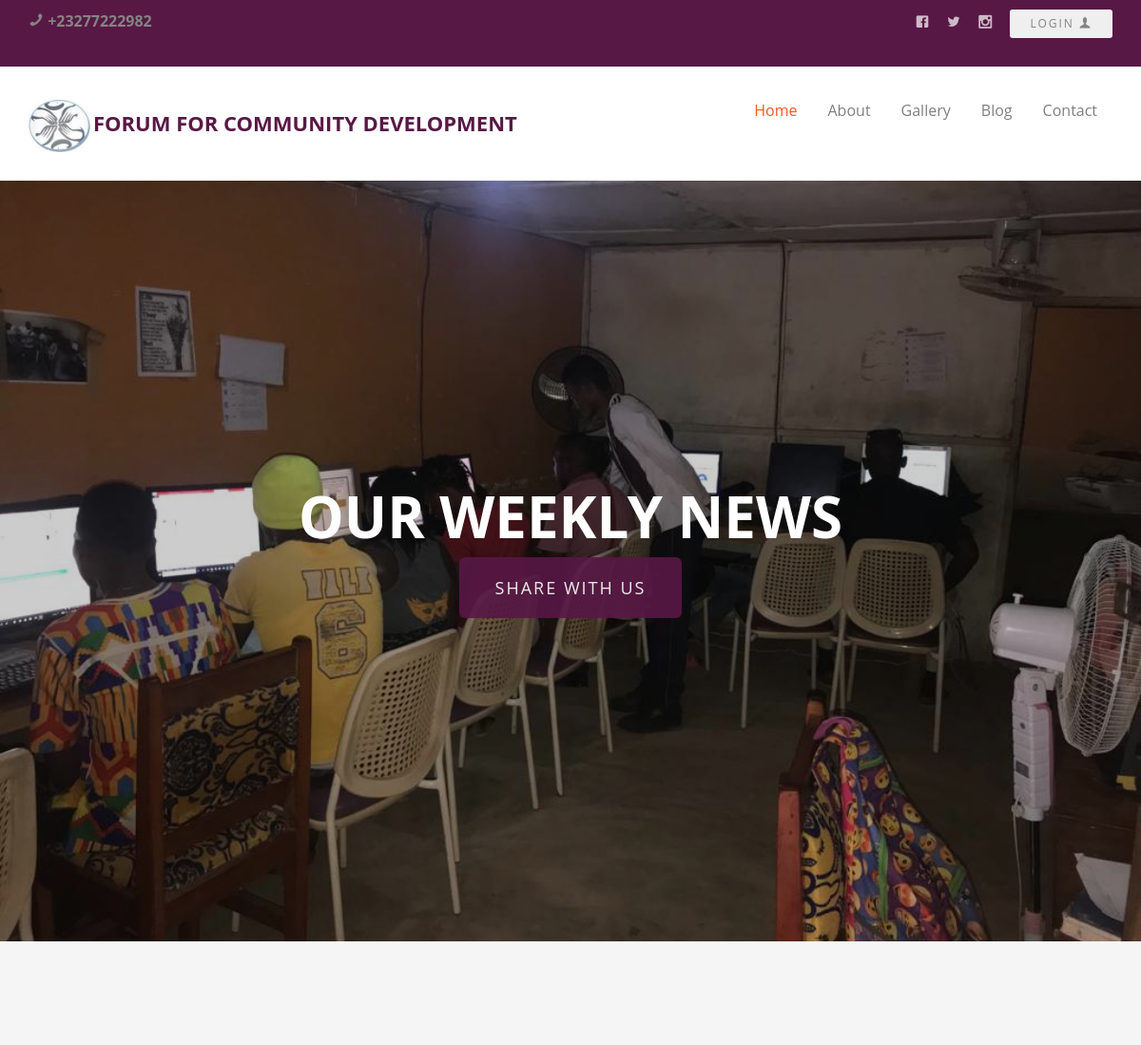
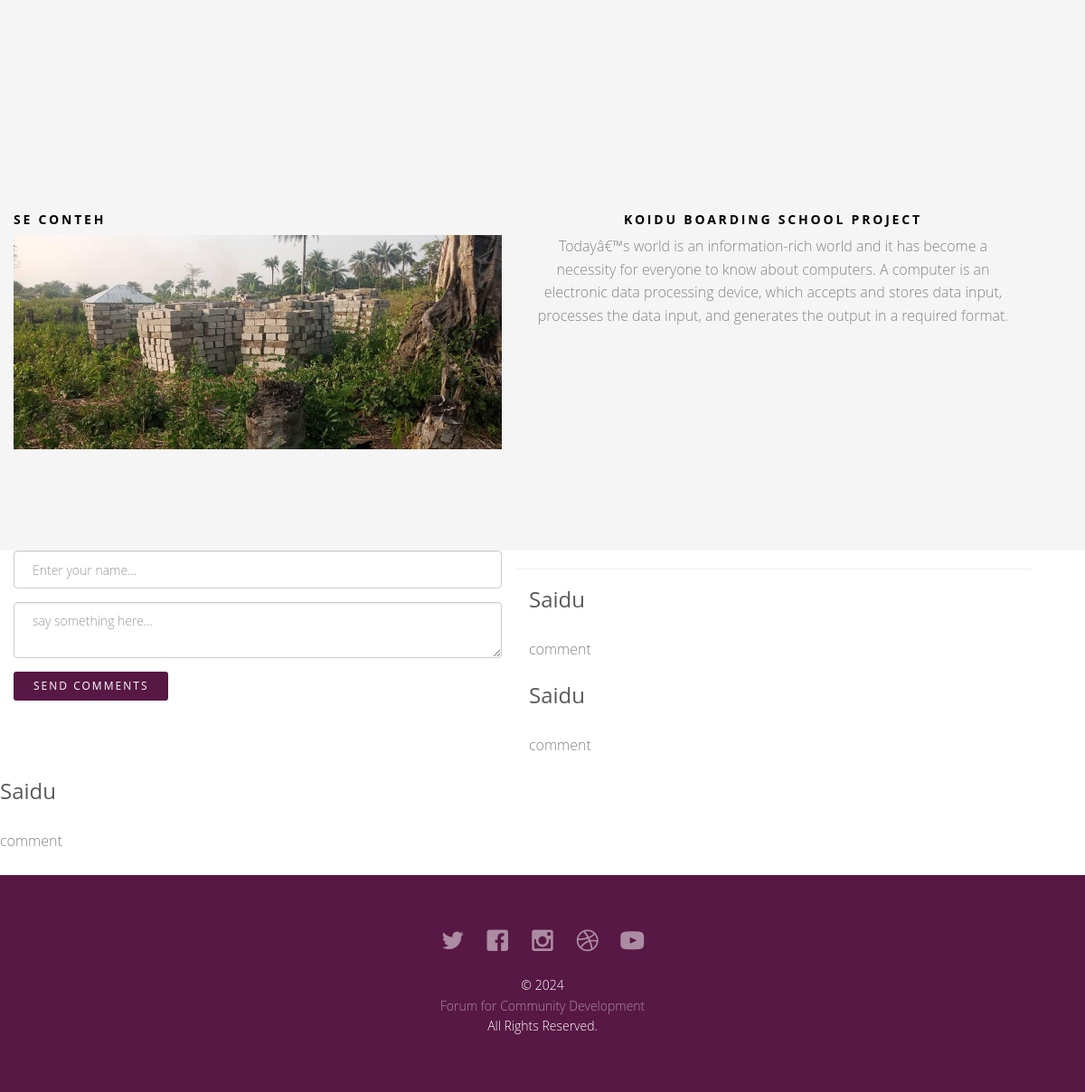
Screenshot of /blog-reading.php?postid=4 with the database file from the repository (2 pictures, top to bottom).
### tables this page shows
CREATE TABLE IF NOT EXISTS `tblcontact` (
  `contactid` int(11) NOT NULL AUTO_INCREMENT,
  `bgtext` varchar(50) NOT NULL,
  `bgimage` varchar(150) NOT NULL,
  `email` varchar(50) NOT NULL,
  `address` varchar(50) NOT NULL,
  `phone` varchar(50) NOT NULL,
  PRIMARY KEY (`contactid`)
);

CREATE TABLE IF NOT EXISTS `tblblogsettings` (
  `blogid` int(11) NOT NULL AUTO_INCREMENT,
  `bgtext` varchar(100) NOT NULL,
  `bgimage` varchar(100) NOT NULL,
  PRIMARY KEY (`blogid`)
);

CREATE TABLE IF NOT EXISTS `tblblog` (
  `postid` int(11) NOT NULL AUTO_INCREMENT,
  `author` varchar(50) NOT NULL,
  `title` varchar(50) NOT NULL,
  `postimage` varchar(100) NOT NULL,
  `posttext` text NOT NULL,
  PRIMARY KEY (`postid`)
);

CREATE TABLE IF NOT EXISTS `tblcomments` (
  `commentid` int(11) NOT NULL AUTO_INCREMENT,
  `postid` int(11) DEFAULT NULL,
  `visitorname` varchar(50) DEFAULT NULL,
  `comment` text,
  `date_commented` date DEFAULT NULL,
  PRIMARY KEY (`commentid`),
  KEY `postid` (`postid`)
);

### blog-reading.php (the view, shortened to what this page needs)
<!DOCTYPE html>
	<html class="no-js">
	<head>
	<link rel="stylesheet" href="css/animate.css">
	<link rel="stylesheet" href="css/icomoon.css">
	<link rel="stylesheet" href="css/bootstrap.css">
	<link rel="stylesheet" href="css/superfish.css">
	<link rel="stylesheet" href="css/style.css">
	</head>
	<body>
		<div id="fh5co-wrapper">
		<div id="fh5co-page">
		<div class="header-top">
			<div class="container">
				<div class="row">
				<?php
include 'includes/config.php';
 $query = "SELECT * FROM tblcontact";
 $queryrun = mysqli_query($conn, $query);
 $row = mysqli_fetch_assoc($queryrun);?>
					<div class="col-md-6 col-sm-6 text-left fh5co-link">
						<strong><p><i class="icon-phone2"></i> <?php echo $row['phone'];?> </p></strong>
					</div>
					<div class="col-md-6 col-sm-6 text-right fh5co-social">
						<a href="#" class="grow"><i class="icon-facebook2"></i></a>
						<a href="#" class="grow"><i class="icon-twitter2"></i></a>
						<a href="#" class="grow"><i class="icon-instagram2"></i></a>
						<button class="btn btn-sm btn-light" data-toggle="modal" data-target="#adminModal">Login <i class="icon-user"></i></button>
					</div>
				</div>
			</div>
		</div>
		<header id="fh5co-header-section" class="sticky-banner">
			<div class="container">
				<div class="nav-header">
					<h1 id="fh5co-logo"><img src="assets/images/logo.jpg" style="width: 65px; height: 55px;" class="me-2"><a href="index.html">Forum For Community Development</a></h1>
					<nav id="fh5co-menu-wrap" role="navigation">
						<ul class="sf-menu" id="fh5co-primary-menu">
							<li class="active">
								<a href="index.php">Home</a>
							</li>
							<li><a href="about.php">About</a></li>
							<li>
								<a href="gallery.php">Gallery</a>
							</li>
							<li><a href="blog.php">Blog</a></li>
							<li><a href="contact.php">Contact</a></li>
						</ul>
					</nav>
				</div>
			</div>
		</header>
		<?php
include 'includes/config.php';
 $query = "SELECT * FROM tblblogsettings";
 $queryrun = mysqli_query($conn, $query);
 $row = mysqli_fetch_assoc($queryrun);?>
		<div class="fh5co-hero">
			<div class="fh5co-cover text-center" data-stellar-background-ratio="0.5" style="background-image:url(<?php echo $row['bgimage'];?>);">
				<div class="desc animate-box">
					<h2><strong><?php echo $row['bgtext'];?></strong></h2>
					<span><a class="btn btn-primary btn-lg" href="contact.php">Share with us</a></span>
				</div>
			</div>
		</div>
		<div id="fh5co-blog-section" class="fh5co-section-gray">
			<div class="container">
				<div class="row">
				</div>
			</div>
	<div class="container row mt-3 mb-4">
		<?php
		include 'includes/config.php';
		if(isset($_GET['postid'])){
			$postid = $_GET['postid'];
			$postshow = "SELECT * FROM tblblog where postid = '$postid'";
			$queryrun = mysqli_query($conn, $postshow);
 			$row = mysqli_fetch_assoc($queryrun);?>
<div class="col-md-6">
	<div class="feature-text">
<h3><?php echo $row['author'];?></h3>
</div>
<img class="img-responsive rounded" src="../<?php echo $row['postimage'];?>" alt="">
</div>
<div class="col-md-6 pt-3">
<div class="feature-text text-center">
<h3><?php echo $row['title'];?></h3>
   </div>
<div class="feature-text text-center">
<p><?php echo $row['posttext'];?></p>
   </div>
				</div>
</div>
<?php }?>
</div>
 <div class="container row mt-3 pt-5">
 <div class="col-md-6">
 <form action="" method="POST">
 <div class="form-group mb-3">
	 <input class="form-control" placeholder="Enter your name..." name="name">
				</div>
 <div class="form-group mb-3">
     <textarea class="form-control fst-italic rounded fw-bold" placeholder="say something here..." required name="comment"  cols="5">
</textarea>
</div>
<div class="form-group">
<button type="submit" class="btn btn-primary btn-sm rounded-2" name="postcomment">Send Comments<i class="fas fa-comments"></i></button>
</div>
 </form>
 </div>
 <hr>
 <div class="col-md-6">
	<div class="row container">
	<?php
include 'includes/config.php';
$postid = $_GET['postid'];
 $query = "SELECT * FROM tblcomments WHERE postid = '$postid'";
 $queryrun = mysqli_query($conn, $query);
 $rowcount = mysqli_num_rows($queryrun);
 if ($rowcount > 0){
     while($row = mysqli_fetch_assoc($queryrun)){ ?>
	 <h3><?php echo $row['visitorname'];?></h3>
    <p><?php echo $row['comment'];?></p>
   </div>
   <?php }
 }?>
		</div>
				</div>
<?php include 'includes/footer.php';?>

### css/icomoon.css (style rules this page uses)
[class^="icon-"], [class*=" icon-"] { font-family: 'icomoon' !important; speak: none; font-style: normal; font-weight: normal; font-variant: normal; text-transform: none; line-height: 1; -webkit-font-smoothing: antialiased; -moz-osx-font-smoothing: grayscale; }
.icon-phone2:before { content: "\e9f5"; }
.icon-user:before { content: "\ea37"; }
.icon-facebook2:before { content: "\ea68"; }
.icon-twitter2:before { content: "\ea7d"; }
.icon-instagram2:before { content: "\ec4f"; }

### css/superfish.css (style rules this page uses)
.sf-menu, .sf-menu * { margin: 0; padding: 0; list-style: none; }
.sf-menu li { position: relative; }
.sf-menu > li { float: left; }
.sf-menu a { display: block; position: relative; }
.sf-menu { float: left; margin-bottom: 1em; }
.sf-menu a { border-left: 1px solid #fff; border-top: 1px solid #dFeEFF; border-top: 1px solid rgba(255,255,255,.5); padding: .75em 1em; text-decoration: none; zoom: 1; }
.sf-menu a { color: #13a; }
.sf-menu li { background: #BDD2FF; white-space: nowrap; *white-space: normal; -webkit-transition: background .2s; transition: background .2s; }

### rows the page displays
tblcontact: phone "+23277222982"
tblblogsettings: bgimage (picture), bgtext "OUR WEEKLY NEWS"
tblblog: author "SE CONTEH", postimage (picture), title "KOIDU BOARDING SCHOOL PROJECT", posttext "Todayâ€™s world is an information-rich world and it has become a necessity for everyone to know about computers. A computer is an electronic data processing device, which accepts and stores data input, processes the data input, and generates the output in a required format."
tblcomments: visitorname "Saidu", comment "comment"
tblcomments: visitorname "Saidu", comment "comment"
tblcomments: visitorname "Saidu", comment "comment"
